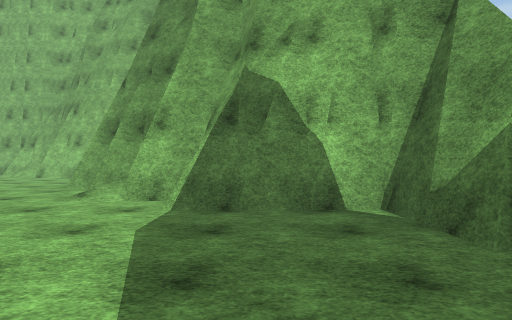
[1] (above)

22 first-person views from a walk through a Unity game level. The camera is 1.3 m above the floor, looks level and sees 75° across. The floor is counted in squares, 2 m on a side. Each view is taken from the middle of a square. On the plan, view 1 faces up. The plan holds only what a view shows up to about 10 squares ahead; the rest is blank. The place goes on beyond the plan. Some animated figures are not drawn. Surface patterns are stand-ins for the level's own textures.

[2]
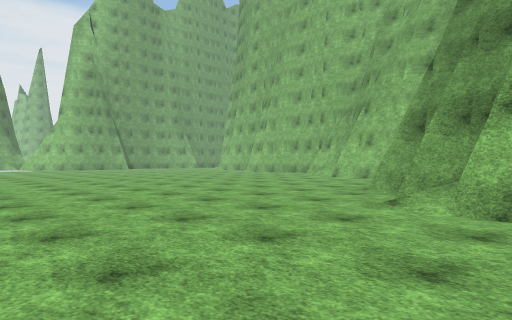

[3]
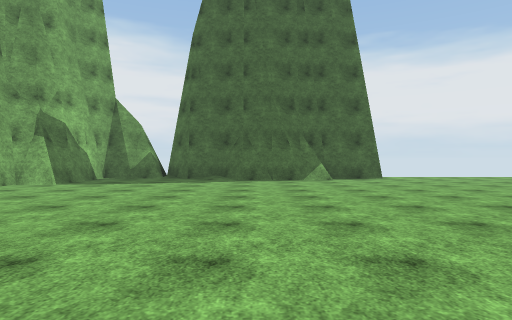

[4]
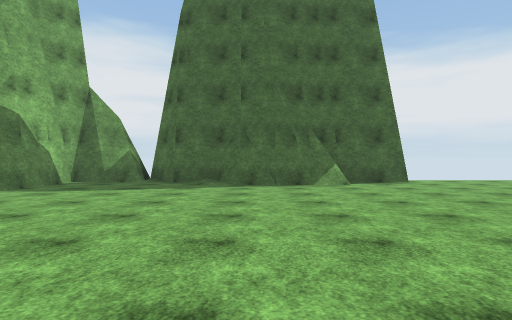

[5]
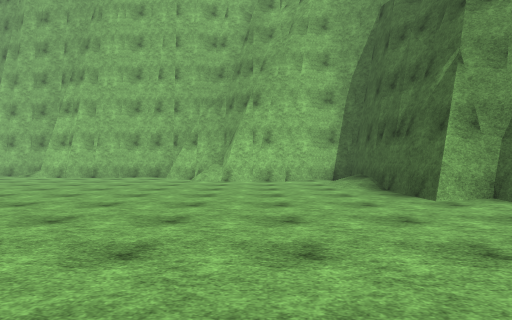

[6]
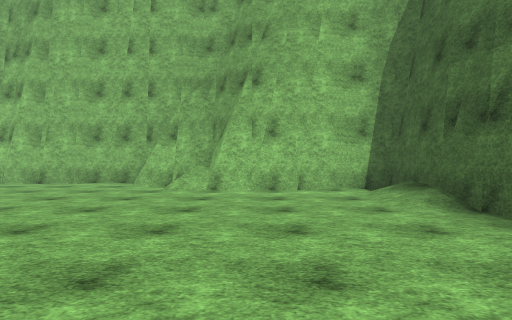

[7]
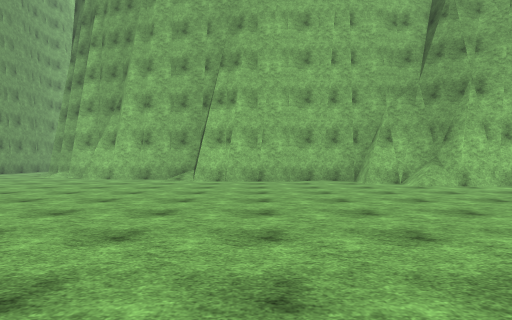

[8]
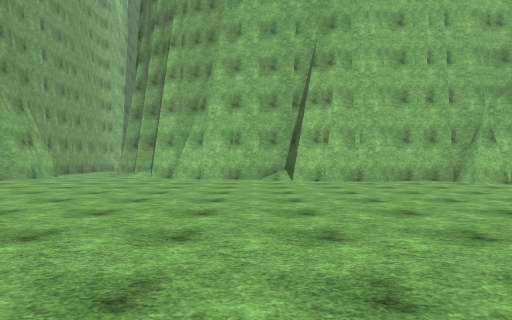

[9]
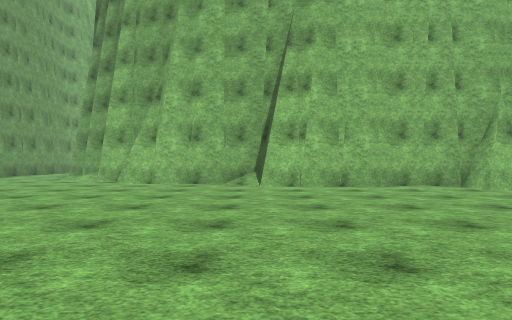

[10]
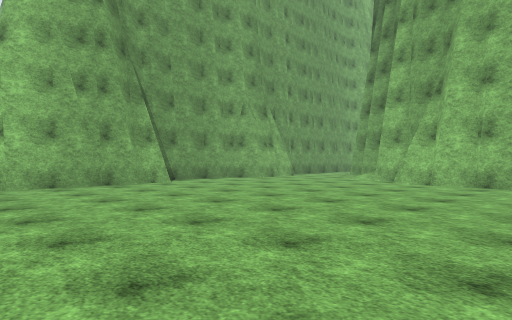

[11]
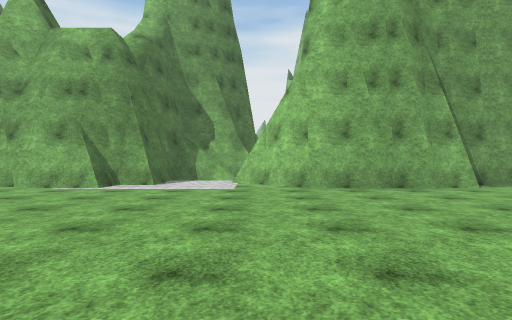

[12]
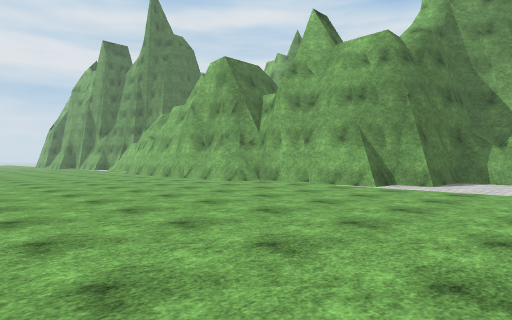

[13]
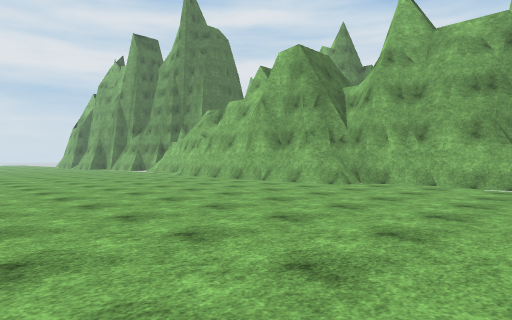

[14]
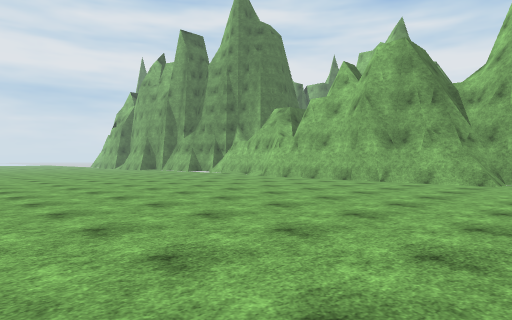

[15]
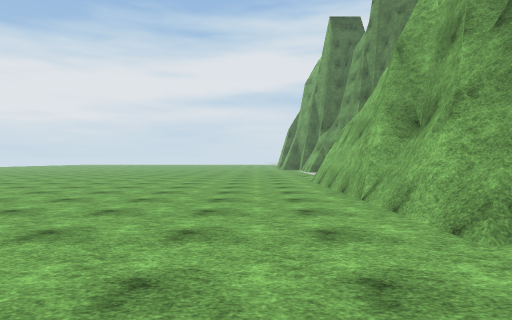

[16]
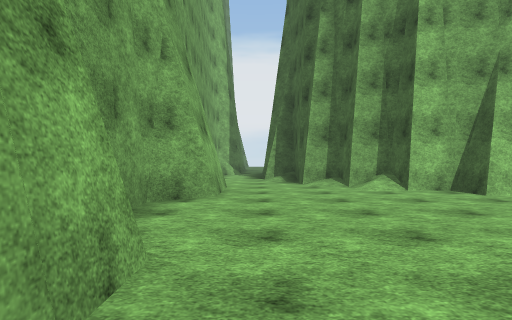

[17]
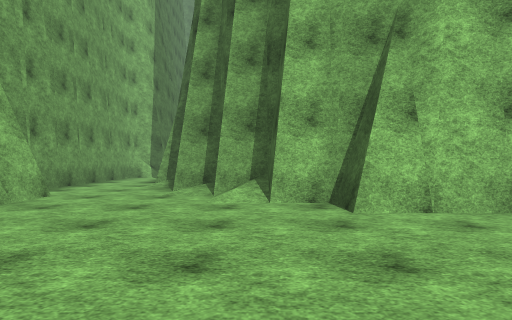

[18]
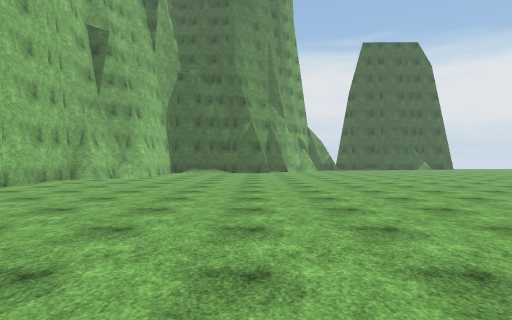

[19]
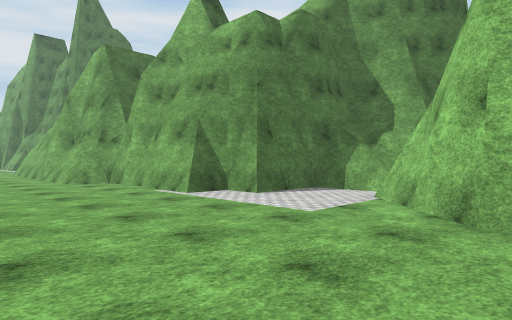

[20]
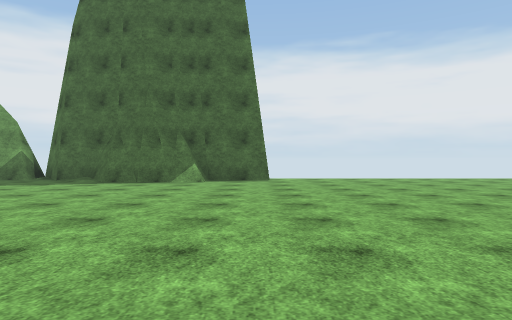

[21]
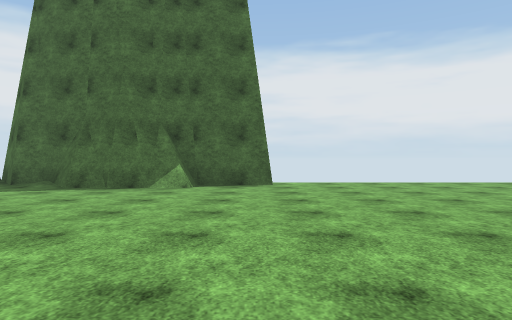

[22]
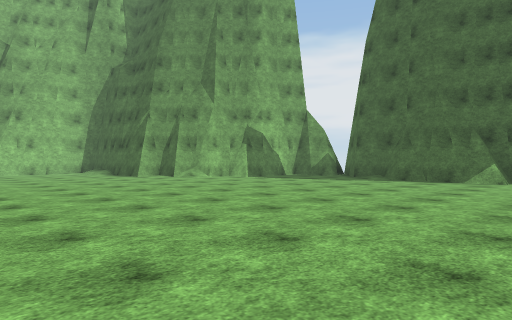

### Floor plan
Key: @ floor where view 1 was taken; # wall or solid block; x gap in a wall; . floor; / step, stairs or slope; = window, fence, low wall or low ledge.
Columns run from 29 left of view 1 to 3 right of it. Each row starts with its distance up from view 1.
 21     #..
 20     #..##
 19     #...#
 18     #...##
 17     ##...#
 16      #...###
 15     ##.....#####
 14     #..........######
 13     #..............####
 12     #................#####
 11     ##................../#
 10      #................../#
  9      #...................#
  8      #...................##
  7     ##....................##
  6    ##...................../##
  5 ##/.........................####
  4  =#............................#
  3  ####..........................#
  2     ##......... ................x
  1      #.........  .. ...........#
  0      #...........   .........@.#
 -1      #...........  ...........##
 -2      ##..........  ...........#
 -3      ##..........  ...........##
 -4       #..........  ............#
 -5       #.........   ............#
 -6       #.........     ...........
 -7       #.........      ..........
 -8       #.........       .........
 -9       #.........         .......

Where each view was taken, in squares from view 1:
view 1: 0 up, 0 right, facing up
view 2: 1 up, 1 left, facing up-left
view 3: 1 down, 10 left, facing right
view 4: 1 down, 8 left, facing right
view 5: 2 up, 7 left, facing up
view 6: 5 up, 7 left, facing up
view 7: 4 up, 13 left, facing up
view 8: 4 up, 16 left, facing up
view 9: 6 up, 15 left, facing up
view 10: 6 up, 15 left, facing up-left
view 11: 6 up, 16 left, facing left
view 12: 6 up, 16 left, facing down-left
view 13: 3 up, 15 left, facing down-left
view 14: 0 up, 13 left, facing down-left
view 15: 1 up, 21 left, facing down
view 16: 9 up, 23 left, facing up
view 17: 11 up, 20 left, facing up
view 18: 8 up, 21 left, facing right
view 19: 8 up, 20 left, facing down-left
view 20: 5 down, 9 left, facing right
view 21: 5 down, 7 left, facing right
view 22: 5 down, 10 left, facing up-right
